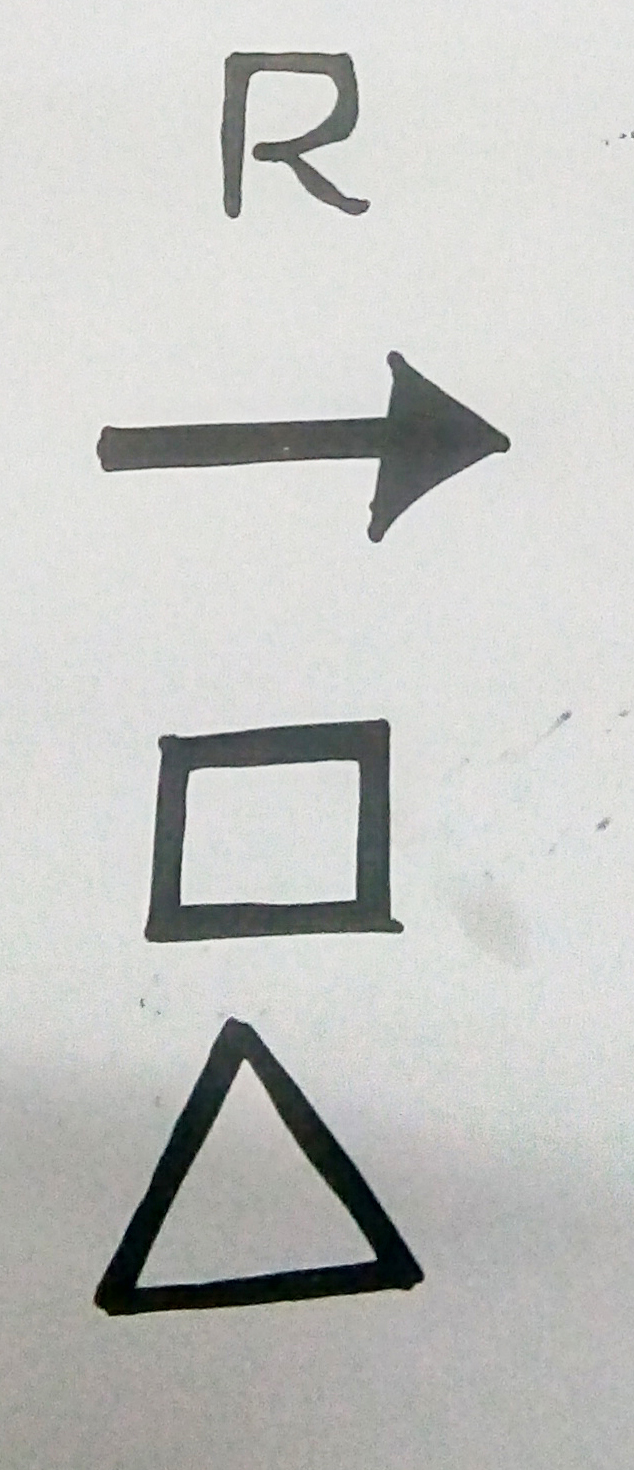
#> input picture data/symbols2.jpg, 634 x 1470 px
$ python shape.py   (older library calls are emulated)
#> lines starting #> are read from the running program, lines starting #| are printed output that depends on the picture; after the words box and inside, x2 and y2 are one past the last pixel; in counts of white or black regions, pixels touching at a corner belong together
'''
shape.py : This script uses the things learned about thresholding
and finding contours to detect shapes from an image

Try images of your own and the ones provided in data folder!
'''

import cv2
import numpy as np

# a simple function to display image
def show(img, delay = 0, name = 'Image'):

  cv2.imshow(name, img)
  key = cv2.waitKey(delay)

# this function takes in a contour and determines the minimum
# number of straight line segments needed to traverse the contour's
# perimeter. Depening on the size of the shape, you may need to adjust
# the factor multiplied with perimeter. Smaller for smaller shapes
# Play around with shapes of your own!
def detectShape (contour):
    shape = 'unidentified'
    perimeter = cv2.arcLength(contour, True)                          # finding length of countour
    polyApprox = cv2.approxPolyDP ( contour, 0.1*perimeter, True)     # polygonal approximation of countour

    # if 3 lines in polygon, triangle
    if( len(polyApprox) == 3):
        shape = 'triangle'
    elif( len(polyApprox) == 4):
        shape = 'rectangle'
    elif(len(polyApprox) > 10):              # you may need to tune this to your specs
        shape = 'circle'                     # may need to decrease/increase based on size of circle

    return shape, len(polyApprox)


img = cv2.imread('./data/symbols2.jpg')
#> img is the input picture: shape (1470, 634, 3); mean B, G, R 194.8, 197.6, 196.7
y,x,ch = img.shape
#> y = 1470; x = 634; ch = 3

# resized and converted to grayscale
img2 = cv2.resize(img, (x//2,y//2))
img3 = cv2.cvtColor(img2, cv2.COLOR_BGR2GRAY)

# blur to smooth out
blurred = cv2.GaussianBlur(img3, (5,5), 0)

# threshold
ret, thresh = cv2.threshold(blurred,60,255,cv2.THRESH_OTSU)
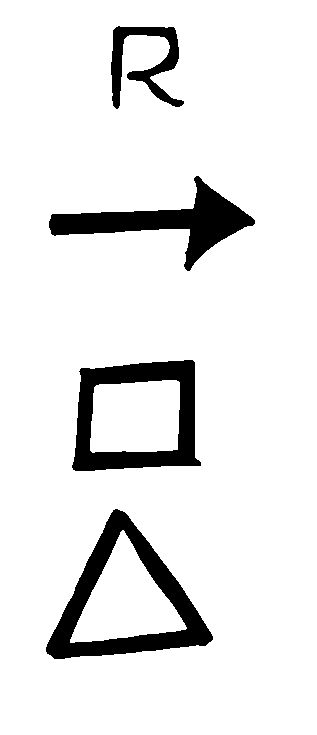
#> thresh: shape (735, 317); 90.8% white; 4 black regions, box (x1, y1, x2, y2) and area: (46, 509, 213, 659) 7200, (72, 360, 201, 471) 6206, (49, 176, 255, 271) 5707, (111, 26, 184, 109) 2301
#> ret = 141

# erode
eroded = cv2.erode(thresh,None,iterations=3)
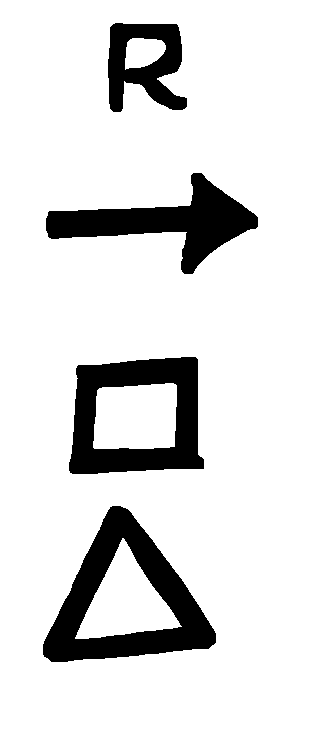
#> eroded: shape (735, 317); 86.7% white; 4 black regions

show(eroded, name='eroded')
#> (key Esc is pressed here)

eroded , cnts, hier = cv2.findContours(eroded,  cv2.RETR_LIST, cv2.CHAIN_APPROX_SIMPLE )
#> cnts = 8 contours; box (x1, y1, x2, y2) and area: (0, 0, 317, 735) 231944, (42, 505, 217, 663) 15897, (68, 356, 205, 475) 13978, (45, 172, 259, 275) 7916, (107, 22, 188, 113) 5292, (75, 538, 182, 639) 5044, (93, 383, 177, 449) 4959, (125, 38, 166, 70) 930

# assuming that desired shape is largest in the frame
cnts = sorted(cnts, key=cv2.contourArea,reverse=True)

# iterating over detected contours, starting with largest by area
for idx,c in enumerate(cnts):

    shape, verts = detectShape(c)

    if shape =='unidentified':
        continue

    print(shape)
    cv2.drawContours(img2, [c], -1, (0,255,0), 2)

    show(img2)
#> this loop made 8 passes; (key Enter is pressed on pass 1)
#> (shape, perimeter in detectShape, polyApprox in detectShape, verts) on passes 1 to 8: ('rectangle', 2100, [[0, 0], [0, 734], [316, 734], [316, 0]], 4), ('triangle', 551.9, [[110, 506], [208, 649], [43, 656]], 3), ('rectangle', 489.2, [[198, 359], [203, 469], [69, 472], [78, 364]], 4), ('unidentified', 585.8, [[258, 217], [45, 230]], 2), ('rectangle', 398.2, [[113, 23], [178, 25], [184, 109], [109, 108]], 4), ('triangle', 343.5, [[123, 538], [75, 638], [181, 626]], 3), ('rectangle', 286.3, [[176, 385], [99, 388], [93, 447], [174, 446]], 4), ('triangle', 124.4, [[125, 69], [164, 43], [130, 39]], 3)
#| rectangle
#| triangle
#| rectangle
#| rectangle
#| triangle
#| rectangle
#| triangle
#> pass 1, in show (call 2), `cv2.imshow(name, img)`:
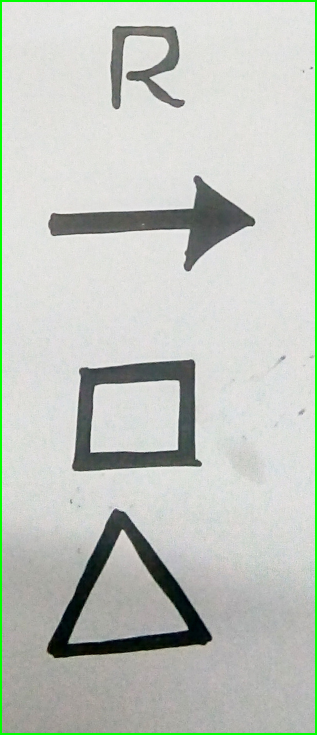
#> window 'Image': shape (735, 317, 3); mean B, G, R 191.3, 198.6, 193.1
#> pass 2, in show (call 3), `cv2.imshow(name, img)`:
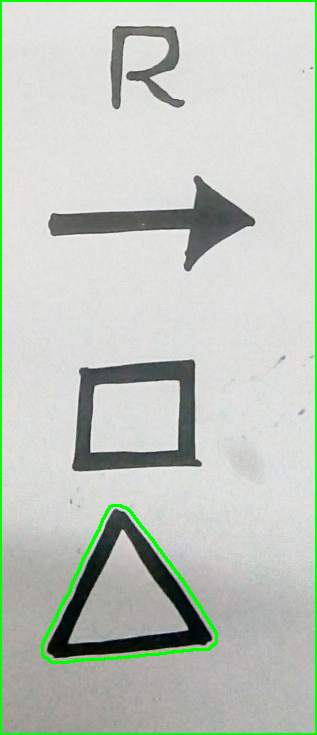
#> window 'Image': shape (735, 317, 3); mean B, G, R 189.9, 199.1, 191.7
#> after the loop:
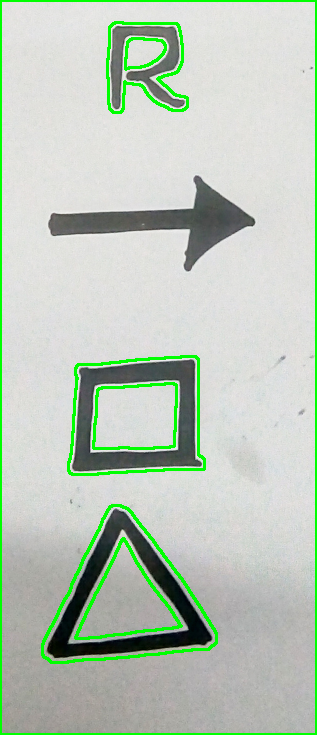
#> img2: shape (735, 317, 3); mean B, G, R 185.3, 200.1, 187

cv2.destroyAllWindows()

$ run again, with data/symbols3.jpg copied over data/symbols2.jpg
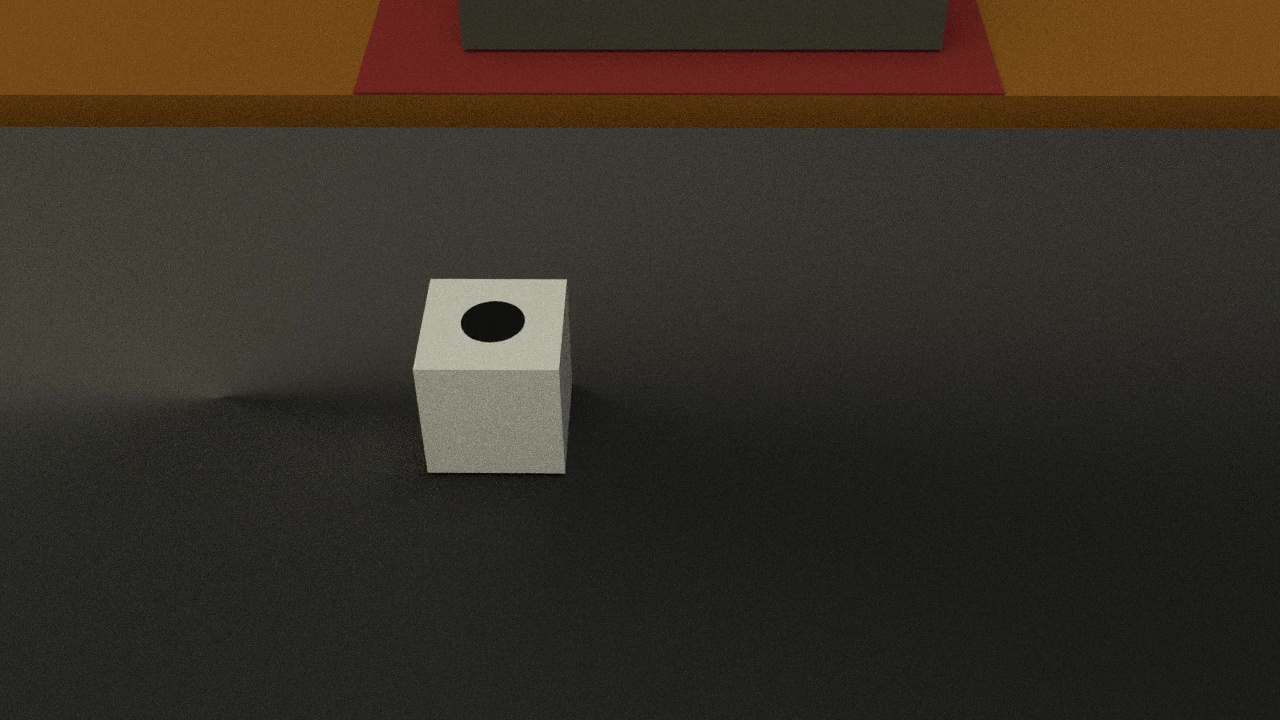
#> input picture data/symbols3.jpg, 1280 x 720 px
#> img is the input picture: shape (720, 1280, 3); mean B, G, R 37.7, 47.3, 54.4
#> `ret, thresh = cv2.threshold(blurred,60,255,cv2.THRESH_OTSU)`:
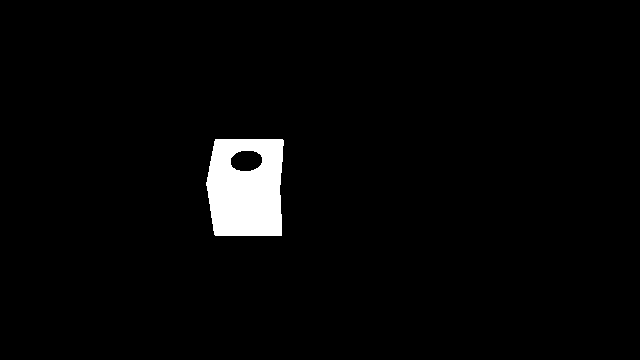
#> thresh: shape (360, 640); 2.8% white; 1 white region, box (x1, y1, x2, y2) and area: (206, 139, 284, 236) 6414
#> ret = 97
#> eroded: shape (360, 640); 2.2% white; 1 white region
#> cnts = 2 contours; box (x1, y1, x2, y2) and area: (210, 142, 280, 233) 5748, (227, 147, 266, 175) 901
#> the loop `for idx,c in enumerate(cnts): ` made 2 passes; (key Enter is pressed on pass 1)
#> (shape, perimeter in detectShape, polyApprox in detectShape, verts) on passes 1 to 2: ('rectangle', 309.7, [[218, 142], [217, 231], [278, 232], [279, 142]], 4), ('rectangle', 113.6, [[227, 155], [256, 147], [265, 165], [233, 173]], 4)
#> (printed output is left out)
#> pass 2, in show (call 3), `cv2.imshow(name, img)`:
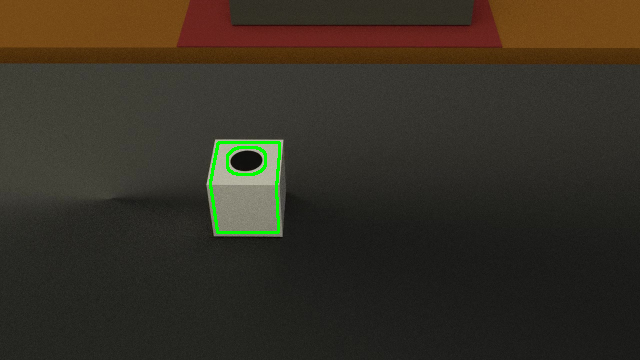
#> window 'Image': shape (360, 640, 3); mean B, G, R 37, 47.9, 53.6
